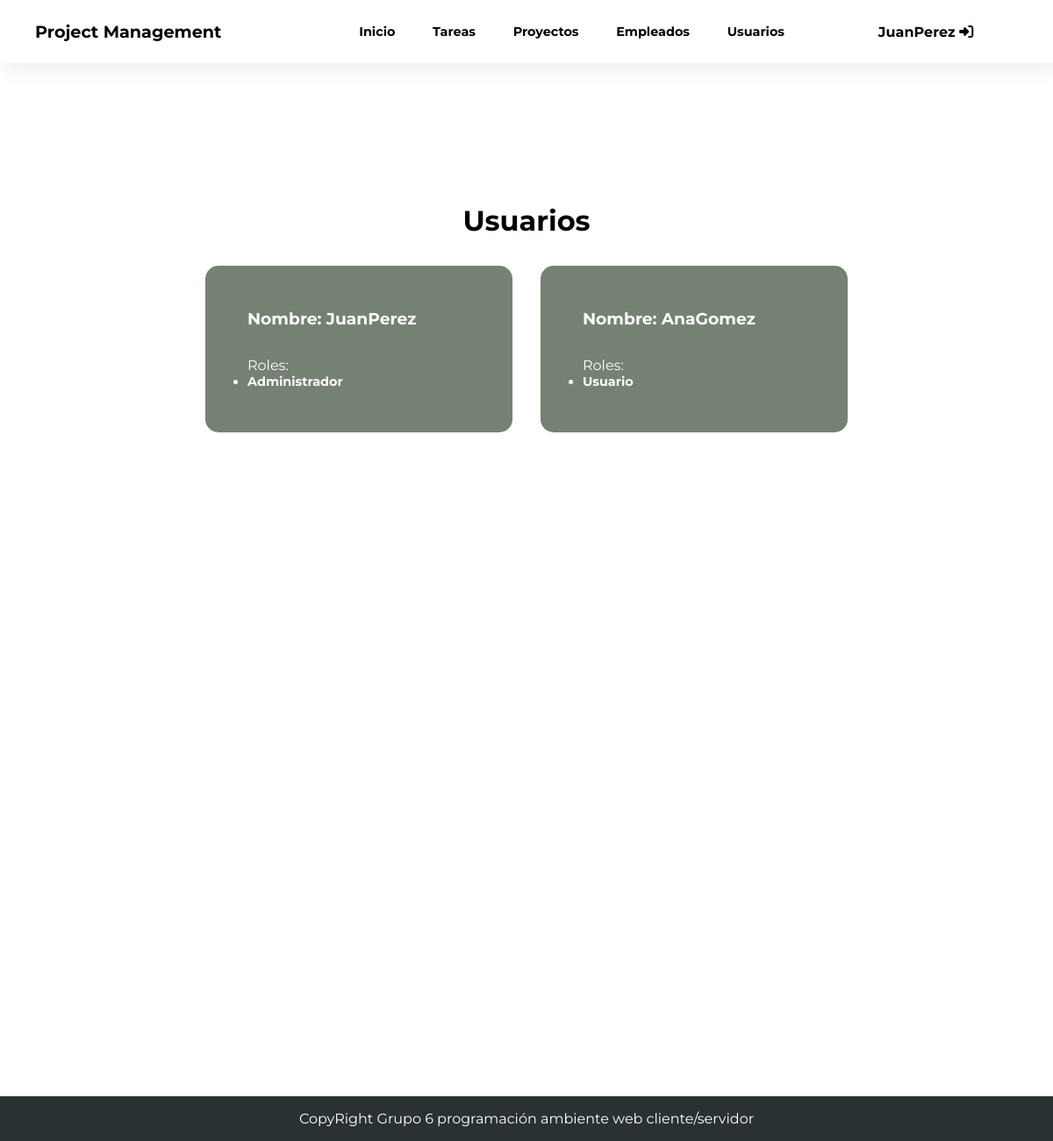
The app's page /Views/usuarios (signed in) with its own data.
### tables this page shows
CREATE TABLE Usuarios (
	id_usuario INT PRIMARY KEY AUTO_INCREMENT,
    usuario VARCHAR(30),
    correo VARCHAR(45) UNIQUE,
    password VARCHAR(30),
    activo BOOLEAN
);

CREATE TABLE Roles (
	id_rol INT PRIMARY KEY AUTO_INCREMENT,
    descripcion VARCHAR(30),
    id_usuario INT,
    FOREIGN KEY (id_usuario) REFERENCES Usuarios(id_usuario)
);

### Models/usuariosModel.php (called while the page is built, shortened)
<?php
    class UsuariosModel{
        public function ObtenerTodos() {
            $database = OpenDataBase();
            $result = $database->query("SELECT * FROM Usuarios WHERE activo = 1");
            $usuarios = $result->fetch_all(MYSQLI_ASSOC);
            return $usuarios;
        }
    }
?>

### Models/rolesModel.php (called while the page is built, shortened)
<?php
    class RolModel {
        public static function ObtenerRolesUsuario($id) {
            $database = OpenDataBase();
            $stmt = $database->prepare("SELECT * FROM Roles WHERE id_usuario = ?");
            $stmt->bind_param("i", $id);
            $stmt->execute();
            $result = $stmt->get_result();
            $empleados = $result->fetch_all(MYSQLI_ASSOC);
            return $empleados;
        }
    }
?>

### Controllers/usuariosController.php (the view, shortened to what this page needs)
<?php
include_once(MODELS_PATH . "/usuariosModel.php");
include_once(MODELS_PATH . "/rolesModel.php");
$usuarioModel = new UsuariosModel();
function ObtenerRolesUsuario($usuario) {
    $rolModel = new RolModel();
        $roles = $rolModel->ObtenerRolesUsuario($usuario);
        $rolesString = "<ul class='roles'><p>Roles:</p>";
        for ($j = 0; $j < count($roles); $j++) {
            $rolesString .= '<li>'.  $roles[$j]["descripcion"]  . '</li>';
        }
        $rolesString .= "</ul>";
        return $rolesString;
}
function ObtenerTodos()
{
    global $usuarioModel;
    $usuarios = $usuarioModel->ObtenerTodos();
    for ($i = 0; $i < count($usuarios); $i++) {
        $rolesString = ObtenerRolesUsuario($usuarios[$i]["id_usuario"]);
        echo '
        <div class="usuario">
            <h3>Nombre: ' . $usuarios[$i]["usuario"] . '</h3>
            ' . $rolesString . '
            <div class="opciones">
                <a href="' . ROOT . "/Views/usuarios?eliminar=" . $usuarios[$i]["id_usuario"]  . '" class="delete-usuario">
                    <i class="fa-solid fa-trash"></i>
                </a>
                <a href="' . ROOT . "/Views/usuarios/modificar.php?actualizar=" . $usuarios[$i]["id_usuario"]  . '" class="edit-usuario">
                    <i class="fa-solid fa-pen-to-square"></i>
                </a>
            </div>
        </div>';
    }
}

### styles/main.css (style rules this page uses)
:root { --blue: #3454D1; --wine: #69353F; --green: #758173; --bittersweets: #F87060; --success: #28a745; --info: #17a2b8; --warning: #ffc107; --danger: #ff1919; --font-family: "Montserrat", "Roboto", sans-serif; }
* { padding: 0; margin: 0; box-sizing: border-box; font-family: var(--font-family); }
ul li { font-weight: bold; font-size: .9rem; position: relative; }
.empleado, .usuario, .empleados-proyecto > div, .tarea { min-width: 350px; padding: 2em 3em; width: 30%; min-height: 190px; display: flex; align-items: flex-start; justify-content: center; gap: 2rem; flex-direction: column; background: var(--green); color: #fff; border-radius: 15px; position: relative; }

### records on screen
usuarios: usuario "JuanPerez"
roles: descripcion "Administrador"
usuarios: usuario "AnaGomez"
roles: descripcion "Usuario"

### other values on screen
$_SESSION["username"] "JuanPerez"
